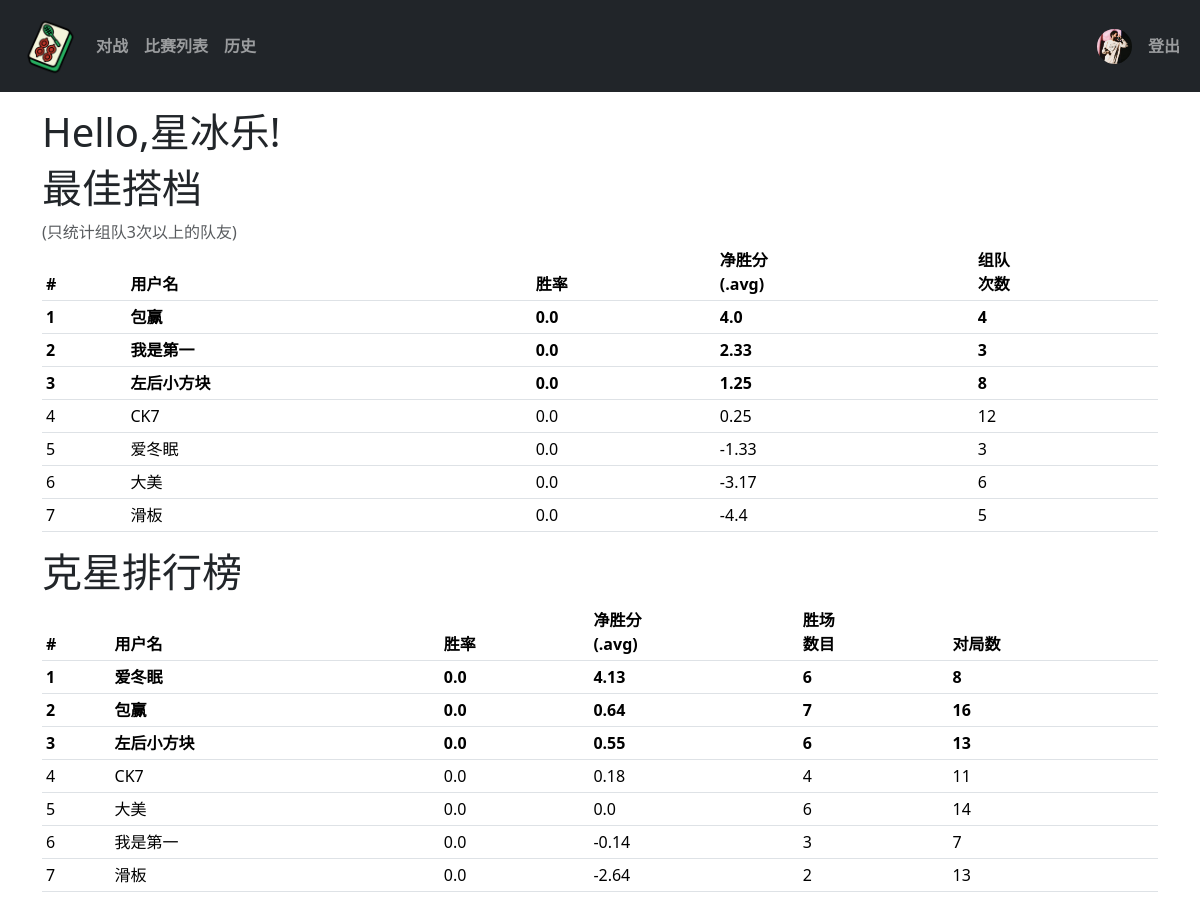
Screenshot of /index (signed in) with the database file from the repository.
### app/models.py (models this page shows, shortened)
class Users(UserMixin, db.Model):
    id = db.Column(db.Integer, unique=True, primary_key=True)
    username = db.Column(db.String(80),  nullable=False)
    gender = db.Column(db.Enum(Gender), nullable=False)
    password = db.Column(db.String(256), nullable=False)
    avatar = db.Column(db.String(120))  # 存储头像文件名

### app/route.py (the view)
@app.route("/")
@app.route("/index")
@login_required
def hello_world():
    gps = find_good_partner(current_user.id)
    print(gps)
    bos = find_best_opponent(current_user.id)
    print(bos)
    return render_template('index.html',gps=list(gps),bos=list(bos))

### app/models.py (called while the page is built)
@login.user_loader
def load_user(user_id):
    return Users.query.filter_by(id=user_id).first()

### app/templates/index.html
{% extends "base.html" %}
{% block app_content %}
<H1>Hello,{{current_user.username}}!</H1>
<h1>最佳搭档</h1>
<p class="text-muted mb-0">(只统计组队3次以上的队友)</p>
<table class="table table-sm">
    <thead>
        <tr>
        <th scope="col">#</th>
        <th scope="col">用户名</th>
        <th scope="col">胜率</th>
        <th scope="col">净胜分</br>(.avg)</th>
        <th scope="col">组队</br>次数</th>
        </tr>
    </thead>
    <tbody>
        {% for item in gps%}
            <tr class="
            {% if loop.index == 1 %} fw-bold{% endif %}
            {% if loop.index == 2 %} fw-bold{% endif %}
            {% if loop.index == 3 %} fw-bold{% endif %}
            ">
                <td scope="row">{{loop.index}}</td>
                <td>{{item.username}}</td>
                <td>{{item.win_rate}}</td>
                <td>{{item.avg_net_score}}</td>
                <td>{{item.total_matches_with_me}}</td>
            </tr>
        {% endfor %}
    </tbody>
</table>
<h1>克星排行榜</h1>
<table class="table table-sm">
    <thead>
        <tr>
        <th scope="col">#</th>
        <th scope="col">用户名</th>
        <th scope="col">胜率</th>
        <th scope="col">净胜分</br>(.avg)</th>
        <th scope="col">胜场</br>数目</th>
        <th scope="col">对局数</th>
        </tr>
    </thead>
    <tbody>
        {% for item in bos%}
            <tr class="
            {% if loop.index == 1 %} fw-bold{% endif %}
            {% if loop.index == 2 %} fw-bold{% endif %}
            {% if loop.index == 3 %} fw-bold{% endif %}
            ">
                <td scope="row">{{loop.index}}</th>
                <td>{{item.username}}</td>
                <td>{{item.win_rate}}</td>
                <td>{{item.avg_net_score}}</td>
                <td>{{item.wins_against_me}}</td>
                <td>{{item.total_matches_against_me}}</td>
            </tr>
        {% endfor %}
    </tbody>
</table>
{% endblock%}

### app/templates/navbar.html (shortened to what this page needs)
<nav class="navbar navbar-expand-sm navbar-dark bg-dark">
  <div class="container-fluid">
    <div class="d-flex justify-content-between w-100">
      <div class="d-flex align-items-center">
        <ul class="navbar-nav flex-row align-items-center">
          <li class="nav-item">
            <a class="nav-link" href="{{url_for('hello_world')}}">
              <img src="{{ url_for('static', filename='images/111.png') }}" alt="" width="60" height="60">
            </a>
          </li>
          <li class="nav-item">
            <a class="nav-link fw-bold" href="{{url_for('gamemenu')}}">对战</a>
          </li>
          <li class="nav-item">
            <a class="nav-link fw-bold" href="{{url_for('gamelist')}}">比赛列表</a>
          </li>
          <li class="nav-item">
            <a class="nav-link fw-bold" href="{{url_for('history')}}">历史</a>
          </li>
        </ul>
      </div>
      <div class="d-flex align-items-center">
          <ul class="navbar-nav flex-row">
            {% if not current_user.is_authenticated %}
              <li class="nav-item">
                <a class="nav-link fw-bold" href="{{url_for('login')}}">登录</a>
              </li>
              {% else %}
              <li class="nav-item align-self-center">
                <a class="nav-link align-self-center align-middle" href="#">
                  <img src="{{ url_for('static', filename='uploads/avatars/' + current_user.avatar) }}"
                  width="35" height="35"
                  class="avatar rounded-circle "
                  alt="用户头像">
                </a>
              </li>
              <li class="nav-item align-self-center">
                <a class="nav-link fw-bold" href="{{url_for('logout')}}">登出</a>
              </li>
              {% endif %}
          </ul>
      </div>
    </div>
  </div>
</nav>

### rows the page displays
Users: avatar (picture), username "星冰乐"
Users: username "爱冬眠", win_rate "0.0", avg_net_score "4.13", wins_against_me "6", total_matches_against_me "8"

### other values shown
{{ item.username }} "包赢" "我是第一" "左后小方块" "CK7" "爱冬眠" "大美" "滑板"
{{ item.win_rate }} "0.0" "0.0" "0.0" "0.0" "0.0" "0.0" "0.0"
{{ item.avg_net_score }} "4.0" "2.33" "1.25" "0.25" "-1.33" "-3.17" "-4.4"
{{ item.total_matches_with_me }} "4" "3" "8" "12" "3" "6" "5"
{{ item.username }} "包赢" "左后小方块" "CK7" "大美" "我是第一" "滑板"
{{ item.win_rate }} "0.0" "0.0" "0.0" "0.0" "0.0" "0.0"
{{ item.avg_net_score }} "0.64" "0.55" "0.18" "0.0" "-0.14" "-2.64"
{{ item.wins_against_me }} "7" "6" "4" "6" "3" "2"
{{ item.total_matches_against_me }} "16" "13" "11" "14" "7" "13"
